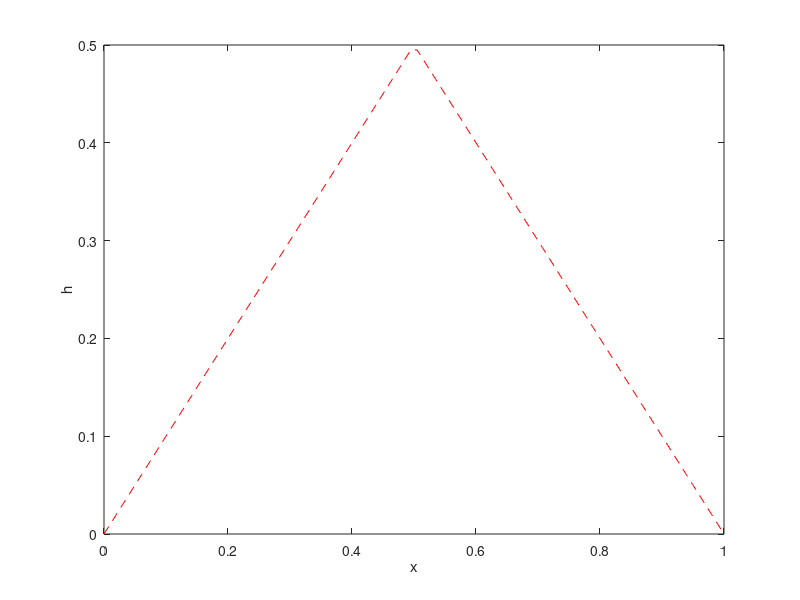

Write MATLAB code to recreate this figure. (Note: this script raises an error after producing the figure.)
% Solves the thin-film equation
%           h_t + (h^2 h_xxx)_x = 0
% with nonzero contact angles and kinematic condition.
clear all

% * set model & computational paramters
L     = 1.0;  % initial domain size (0,L)
T     = 0.2;  % final time
SL    = 1.0;  % negative spreading coefficient at x=x-
SR    = 1.0;  % negative spreading coefficient at x=x+
c1    = 0.0;  % normal gravity
c2    = 0.0;  % tangential gravity
nt    = 100;  % number of time steps
npoint= 100;  % number of vertices

% * create element decomposition for FE method
x               =linspace(0,L,npoint)';% vertices
nelement        =npoint-1;             % no elements
nd(1:nelement,1)=1:npoint-1;           % id left point of an element
nd(1:nelement,2)=2:npoint;             % id right point of an element
local_mass_p1   =[1/3 1/6;1/6 1/3];    % mass matrix for reference [0,1]

% * create & remember initial data
h  = L/2-abs(L/2-x); 
hi = h;xi = x;
t  = 0;dt = T/nt;

% * exact stationary solution
hold off
plot(xi,hi,'r--');
xlabel('x');ylabel('h');
hold on
for it=1:nt       
    % * construct system matrices
    build_FE_matrices % script: matrices A,S,Ms,Dx for FEM
    build_ALE_matrix  % script: matrix for ALE decomposition
    
    % * FE problem: build right-hand-side rhs & solve
    rhs=[zeros(npoint,1);S*h+Ms*(c1*h+c2*x)];
    rhs(ndof+1)=rhs(ndof+1)+(SL+(dh(  1)^2)/2)/dh(  1);
    rhs(2*ndof)=rhs(2*ndof)-(SR+(dh(end)^2)/2)/dh(end);
    hdot = A\rhs; % solve for u=(hdot,pi)^t
    
    % * perform ALE decomposition & update solution
    udec  = P\hdot(1:ndof); % decompose hdot
    h(2:ndof-1)=h(2:ndof-1)+dt*udec(2:ndof-1);% update h
    x          =x          +dt*I*udec;        % update x
    
    % * plot numerical solution with initial data and 
    % stationary solution for provided data
    if mod(it,10)==1
        plot(x,h,'b-');
        drawnow
    end
end
legend('initial','t > 0')
hold off
